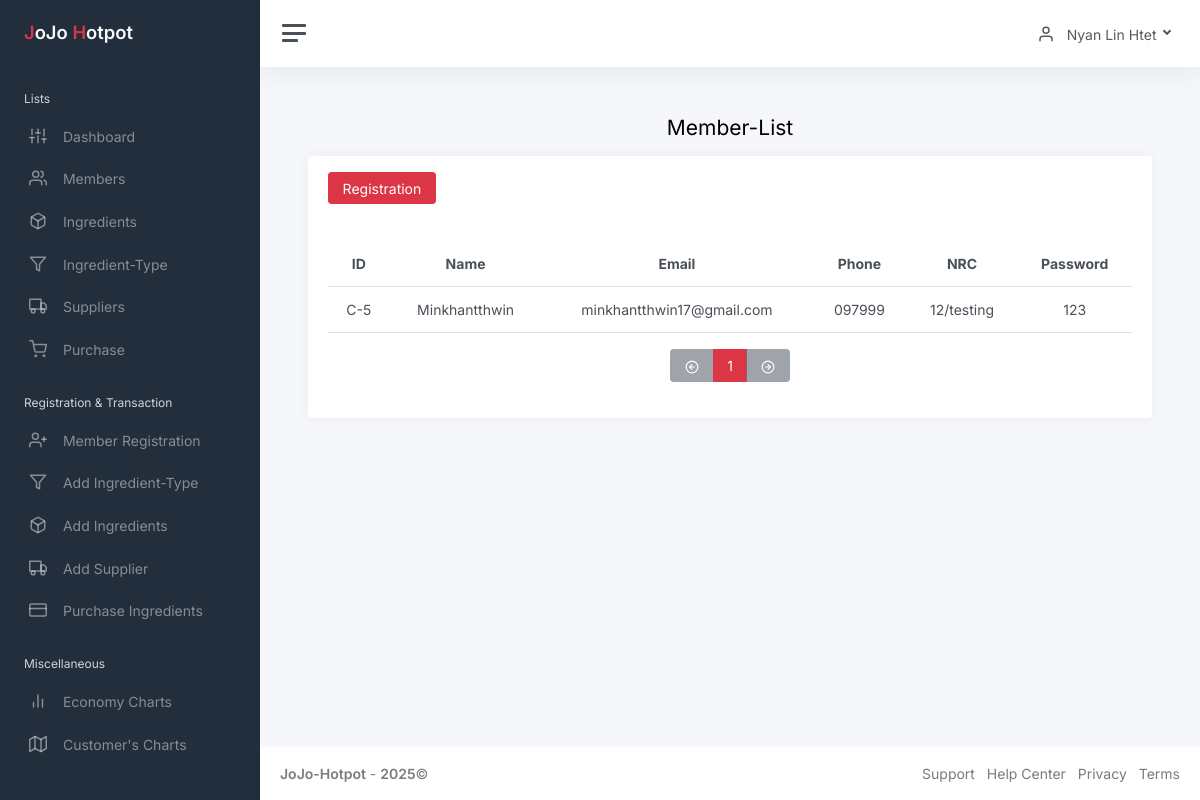
The app's page /admin/static/customer-list.php (signed in) with its own data.
### tables this page shows
CREATE TABLE `customer` (
  `CustomerID` int(11) NOT NULL,
  `CustomerName` varchar(50) NOT NULL,
  `NRC` varchar(50) NOT NULL,
  `Phone` varchar(20) NOT NULL,
  `Address` varchar(30) NOT NULL,
  `Email` varchar(50) NOT NULL,
  `Password` varchar(30) NOT NULL,
  `MembershipID` int(11) DEFAULT NULL,
  `Start_Date` date DEFAULT NULL,
  `End_Date` date DEFAULT NULL
);

### admin/static/customer-paginate.php (called while the page is built, shortened)
<?php
$limit = 5;
if (isset($_GET['guestPage'])) {
    $guestPage = $_GET['guestPage'];
} else {
    $guestPage = 1;
}
$guestOffset = ($guestPage - 1) * $limit;
$queryTotalGuest = "SELECT COUNT(*) as total FROM customer WHERE MembershipID IS NULL";
$resultTotalGuest = mysqli_query($connect, $queryTotalGuest);
$totalGuestRows = mysqli_fetch_assoc($resultTotalGuest)['total'];
$totalGuestPages = ceil($totalGuestRows / $limit);
$queryGuest = "SELECT * FROM customer WHERE MembershipID IS NULL LIMIT $limit OFFSET $guestOffset";
$resultGuest = mysqli_query($connect, $queryGuest);

### admin/static/customer-list.php (the view, shortened to what this page needs)
<?php
include('connect.php');
$AdminID = $_SESSION['AdminID'];
$selectAdmin = "SELECT AdminName FROM admin WHERE AdminID = '$AdminID'";
$resultAdmin = mysqli_query($connect, $selectAdmin);
$rowAdmin = mysqli_fetch_assoc($resultAdmin);
$AdminName = $rowAdmin['AdminName'];
include('customer-paginate.php');
?>
<!DOCTYPE html>
<html lang="en">
<head>
	<link href="css/app.css" rel="stylesheet">
</head>
<body>
	<div class="wrapper">
	<?php include('refactor/sidebar.php'); ?>
		<div class="main">
		<?php include('refactor/navbar.php'); ?>
			<main class="content">
				<div class="container-fluid p-0">
					<h1 class="h3 mb-3 text-center">Member-List</h1>
					<div class="row">
						<div class="col-12">
						<?php
                            $query = "SELECT * FROM customer WHERE MembershipID IS NULL";
							$result = mysqli_query($connect, $query);
							$size = mysqli_num_rows($result);
							if ($size < 1) {
							echo "<p>No Record Found!</p>";
							} else {
							?>
						<div class="card">
							<div class="card-header">
							<div class="row align-items-center">
								<div class="col-md-6">
									<a href="customer.php" class="btn btn-danger">Registration</a>
								</div>
							</div>
						</div>
						<div class="card-body">
								<table class="table mb-3 text-center">
									<thead>
										<tr>
											<th>ID</th>
											<th>Name</th>
											<th>Email</th>
											<th>Phone</th>
											<th class="d-none d-md-table-cell">NRC</th>
											<th class="d-none d-md-table-cell">Password</th>
										</tr>
									</thead>
									<tbody>
									<?php
									if (mysqli_num_rows($resultGuest) > 0) {
										while ($arr = mysqli_fetch_array($resultGuest)) {
											echo "<tr>";
											echo "<td> C-" . $arr['CustomerID'] . "</td>";
											echo "<td>" . $arr['CustomerName'] . "</td>";
											echo "<td>" . $arr['Email'] . "</td>";
											echo "<td>" . $arr['Phone'] . "</td>";
											echo "<td class='d-none d-md-table-cell'>" . $arr['NRC'] . "</td>";
											echo "<td class='d-none d-md-table-cell'>" . $arr['Password'] . "</td>";
											echo "</tr>";
										}
									}
									?>
											<?php
											}
											?>
									</tbody>
								</table>
								<div class="row align-items-center">
									<div class="col-12 text-center">
								<div class="btn-group mb-3" role="group" aria-label="Guest members pagination">
									<button type="button" class="btn btn-secondary"
										<?php if ($guestPage <= 1) { echo 'disabled'; } ?>
										onclick="window.location.href='?guestPage=<?php echo $guestPage - 1; ?>'">
										<i class="align-middle" data-feather="arrow-left-circle"></i>
									</button>
									<button type="button" class="btn btn-danger">
										<?php echo $guestPage; ?>
									</button>
									<button type="button" class="btn btn-secondary"
										<?php if ($guestPage >= $totalGuestPages) { echo 'disabled'; } ?>
										onclick="window.location.href='?guestPage=<?php echo $guestPage + 1; ?>'">
										<i class="align-middle" data-feather="arrow-right-circle"></i>
									</button>
								</div>
									</div>
								</div>
								</div>
							</div>
						</div>
					</div>
				</div>
			</main>
			<?php include('refactor/footer.php'); ?>
		</div>
	</div>
</body>
</html>

### admin/static/refactor/navbar.php (shortened to what this page needs)
<nav class="navbar navbar-expand navbar-light navbar-bg">
				<a class="sidebar-toggle js-sidebar-toggle">
          <i class="hamburger align-self-center"></i>
        </a>
				<div class="navbar-collapse collapse">
					<ul class="navbar-nav navbar-align">
						<li class="nav-item dropdown">
							<a class="nav-link dropdown-toggle d-none d-sm-inline-block" href="#" data-bs-toggle="dropdown">
                            <i class="align-middle me-2" data-feather="user"></i> <span class="align-middle"><?php echo $AdminName ?></span>
              </a>
						</li>
					</ul>
				</div>
			</nav>

### records on screen
customer: CustomerID "5", CustomerName "Minkhantthwin", Email "minkhantthwin17@gmail.com", Phone "097999", NRC "12/testing", Password "123"

### other values on screen
$AdminName "Nyan Lin Htet"
$guestPage "1"
